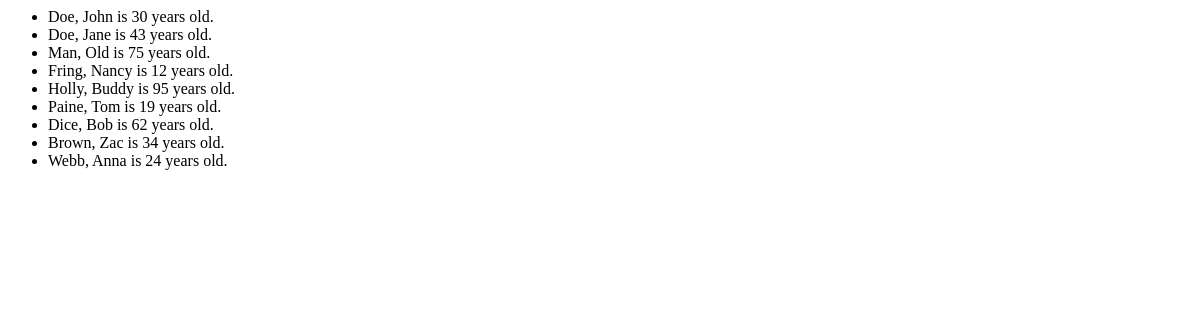
Page /office/ on the earlier database version.
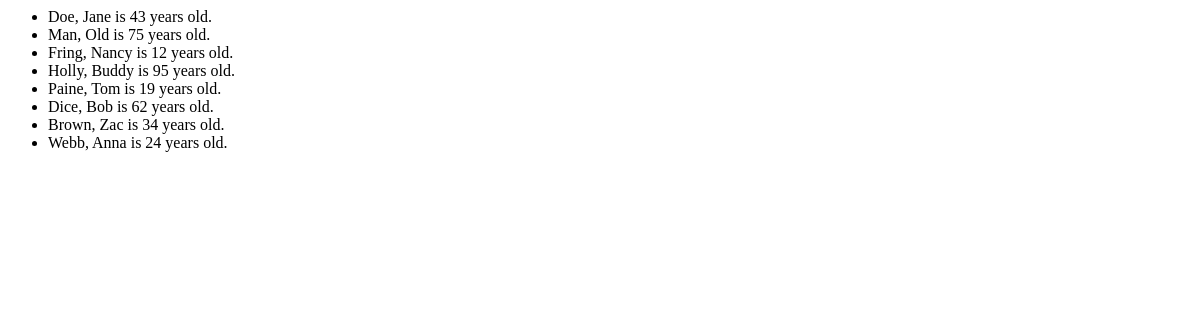
Same page on the later database version.
### office/models.py (models this page shows)
class Patient(models.Model):
    first_name = models.CharField(max_length=30)
    last_name = models.CharField(max_length=30)
    age = models.IntegerField(validators=[
                                MinValueValidator(0),
                                MaxValueValidator(120),
                                ])
    heart_rate = models.IntegerField(default=60,
                                    validators=[
                                        MinValueValidator(1),
                                        MaxValueValidator(350),
                                    ])
    def __str__(self):
        return f"{self.last_name}, {self.first_name} is {self.age} years old."

### office/views.py (the view)
# urls.py: path('', views.list_patients, name='list_patients')
def list_patients(request):
    all_patients = models.Patient.objects.all()
    context = {'patients':all_patients}
    return render(request, 'office/list.html', context=context)

### office/templates/office/list.html (shortened to what this page needs)
<html lang="en">
<head>
</head>
<body>
    <ul>
    {% for person in patients %}
        <li>{{person}}</li>
    {% endfor %}
    </ul>
</body>
</html>

Differences in the rows shown:
removed Patient: last_name+first_name+age "Doe, John is 30 years old."
